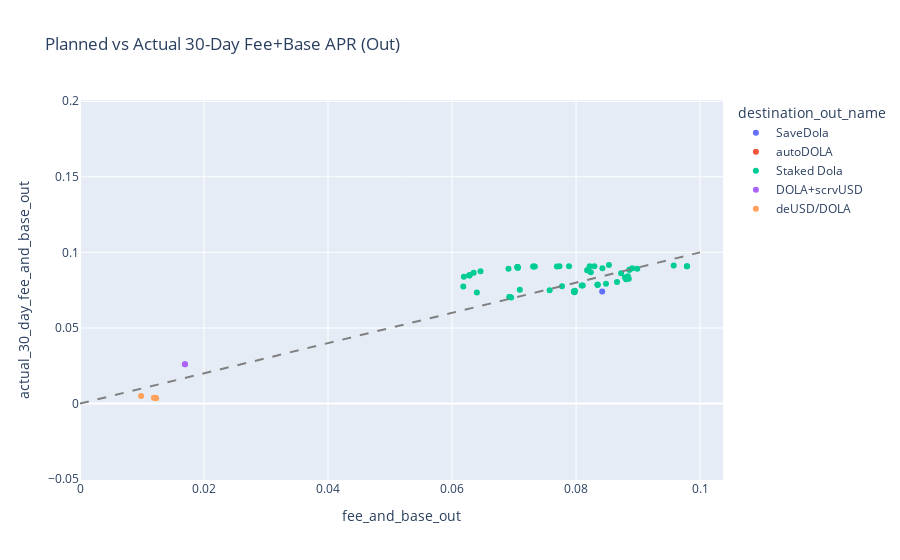

The notebook cell this image was saved under:
### Code cell
px.scatter(
    df,
    x="fee_and_base_out",
    y="actual_30_day_fee_and_base_out",
    color="destination_out_name",
    title="Planned vs Actual 30-Day Fee+Base APR (Out)",
).add_trace(px.line(x=[0, 0.1], y=[0, 0.1]).data[0].update(line=dict(dash="dash", color="gray"), showlegend=False))

### Figure 1 — Plotly figure (JSON) as saved in the notebook; plotly's stock layout.template omitted (floating-point values rounded to 4 significant figures; data arrays with more than 128 entries replaced by an {"elided": "..."} marker saying what was removed)
{"data": [{"hovertemplate": "destination_out_name=SaveDola<br>fee_and_base_out=%{x}<br>actual_30_day_fee_and_base_out=%{y}<extra></extra>", "legendgroup": "SaveDola", "marker": {"color": "#636efa", "symbol": "circle"}, "mode": "markers", "name": "SaveDola", "orientation": "v", "showlegend": true, "type": "scatter", "x": [0.08421], "xaxis": "x", "y": [0.07415], "yaxis": "y"}, {"hovertemplate": "destination_out_name=autoDOLA<br>fee_and_base_out=%{x}<br>actual_30_day_fee_and_base_out=%{y}<extra></extra>", "legendgroup": "autoDOLA", "marker": {"color": "#EF553B", "symbol": "circle"}, "mode": "markers", "name": "autoDOLA", "orientation": "v", "showlegend": true, "type": "scatter", "x": {"elided": "148 null values"}, "xaxis": "x", "y": {"elided": "148 float values"}, "yaxis": "y"}, {"hovertemplate": "destination_out_name=Staked Dola<br>fee_and_base_out=%{x}<br>actual_30_day_fee_and_base_out=%{y}<extra></extra>", "legendgroup": "Staked Dola", "marker": {"color": "#00cc96", "symbol": "circle"}, "mode": "markers", "name": "Staked Dola", "orientation": "v", "showlegend": true, "type": "scatter", "x": [0.07975, 0.07969, 0.07967, 0.07965, 0.07982, 0.07574, 0.07093, 0.07773, 0.08091, 0.08108, 0.08347, 0.08347, 0.08348, 0.08483, 0.0866, 0.08806, 0.08851, 0.08827, 0.08827, 0.08788, 0.08836, 0.08727, 0.08238, 0.08179, 0.08187, 0.08194, 0.0886, 0.08861, 0.08987, 0.08908, 0.08425, 0.09791, 0.09787, 0.09575, 0.0853, 0.08295, 0.08219, 0.07886, 0.07732, 0.07691, 0.07335, 0.07317, 0.07307, 0.07056, 0.07056, 0.07058, 0.0706, 0.07057, 0.0691, 0.06459, 0.06349, 0.06277, 0.0628, 0.06281, 0.0619, 0.06181, 0.064, 0.06954, 0.06926, 0.06925], "xaxis": "x", "y": [0.07364, 0.07406, 0.07408, 0.0741, 0.07455, 0.07501, 0.0753, 0.07762, 0.07803, 0.07805, 0.0786, 0.07862, 0.07865, 0.07928, 0.08039, 0.08231, 0.08256, 0.08295, 0.0833, 0.08334, 0.08427, 0.08621, 0.08683, 0.0882, 0.08821, 0.08822, 0.08852, 0.08854, 0.08916, 0.08959, 0.08959, 0.0908, 0.09081, 0.09135, 0.09159, 0.09082, 0.09083, 0.09084, 0.0908, 0.09074, 0.09063, 0.09062, 0.09061, 0.09032, 0.09031, 0.09029, 0.08983, 0.08978, 0.08915, 0.08753, 0.08661, 0.08485, 0.08481, 0.08477, 0.08393, 0.07747, 0.07346, 0.07015, 0.07043, 0.07044], "yaxis": "y"}, {"hovertemplate": "destination_out_name=DOLA+scrvUSD<br>fee_and_base_out=%{x}<br>actual_30_day_fee_and_base_out=%{y}<extra></extra>", "legendgroup": "DOLA+scrvUSD", "marker": {"color": "#ab63fa", "symbol": "circle"}, "mode": "markers", "name": "DOLA+scrvUSD", "orientation": "v", "showlegend": true, "type": "scatter", "x": [0.01693, 0.01692], "xaxis": "x", "y": [0.02597, 0.02596], "yaxis": "y"}, {"hovertemplate": "destination_out_name=deUSD/DOLA<br>fee_and_base_out=%{x}<br>actual_30_day_fee_and_base_out=%{y}<extra></extra>", "legendgroup": "deUSD/DOLA", "marker": {"color": "#FFA15A", "symbol": "circle"}, "mode": "markers", "name": "deUSD/DOLA", "orientation": "v", "showlegend": true, "type": "scatter", "x": [0.01227, 0.0122, 0.01191, 0.009854], "xaxis": "x", "y": [0.003582, 0.003597, 0.003769, 0.005008], "yaxis": "y"}, {"hovertemplate": "x=%{x}<br>y=%{y}<extra></extra>", "legendgroup": "", "line": {"color": "gray", "dash": "dash"}, "marker": {"symbol": "circle"}, "mode": "lines", "name": "", "orientation": "v", "showlegend": false, "type": "scatter", "x": [0, 0.1], "xaxis": "x", "y": [0, 0.1], "yaxis": "y"}], "layout": {"legend": {"title": {"text": "destination_out_name"}, "tracegroupgap": 0}, "title": {"text": "Planned vs Actual 30-Day Fee+Base APR (Out)"}, "xaxis": {"anchor": "y", "domain": [0, 1], "title": {"text": "fee_and_base_out"}}, "yaxis": {"anchor": "x", "domain": [0, 1], "title": {"text": "actual_30_day_fee_and_base_out"}}}}
